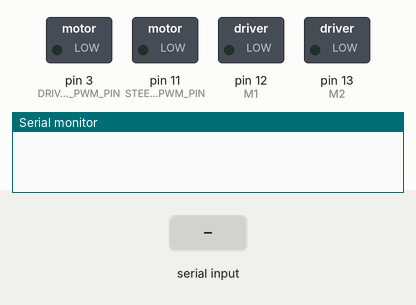
Simulated run of this sketch. Board: Arduino Uno, built with avr-gcc and run on an emulated ATmega328P. On the bench: switched loads named in the sketch (green lamp = pin HIGH), the last lines printed to the serial monitor. The test bench sets the inputs (shaded band).

Above: at 1.2 s.
1.3 s: "1" received over Serial
At 2.0 s:
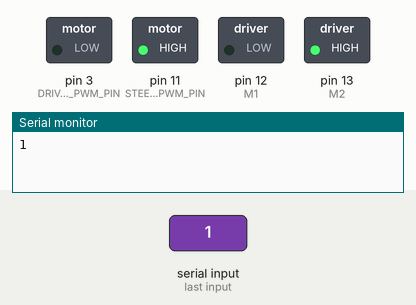
2.8 s: "2" received over Serial
At 3.1 s:
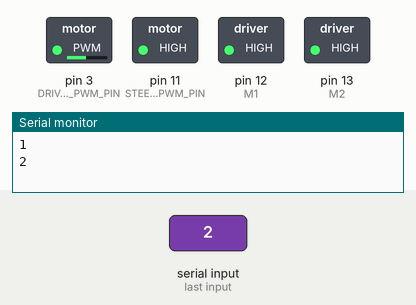
4.3 s: "3" received over Serial
At 5.4 s:
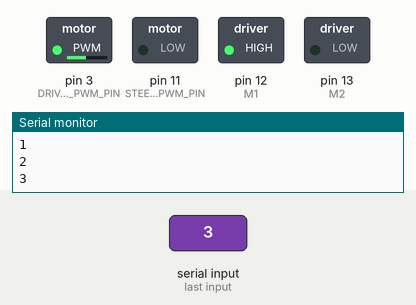
5.8 s: "4" received over Serial
At 6.6 s:
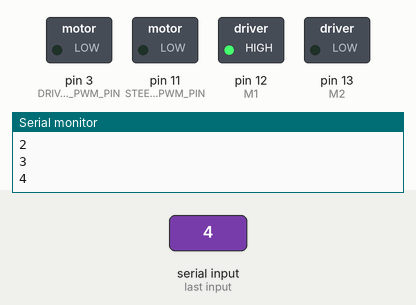
7.3 s: "1" received over Serial
At 7.7 s:
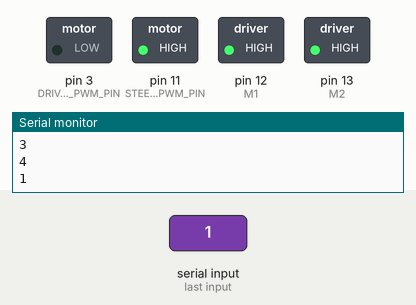
8.8 s: "7" received over Serial
At 10.1 s:
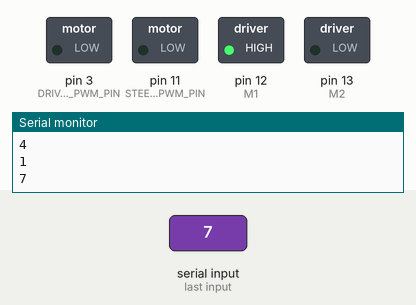
Timing chart, 0 to 11.3 s (numbered marks = the images above; inputs shaded):
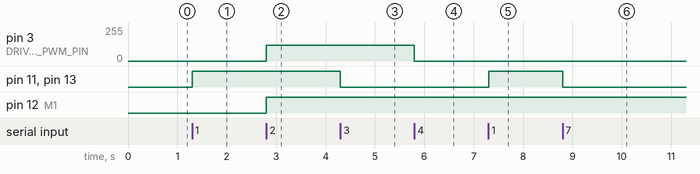

The sketch:

RC_car_control_Bluetooth.ino
```cpp
//declare the pins used for the motor control board
int E1 = 3;
int M1 = 12;
int E2 = 11;
int M2 = 13;

//some constants for power output
#define OFF 0
#define SLOW 120
#define NORMAL 150
#define TURBO 200
#define MAX_FORWARD_POWER 3
#define MAX_REVERSE_POWER -3

//constants for wheel direction
#define LEFT 0
#define CENTER 1
#define RIGHT 2

//specify the motor variables
#define DRIVE_MOTOR_PIN           M1
#define DRIVE_MOTOR_PWM_PIN       E1
#define STEERING_MOTOR_PIN        M2
#define STEERING_MOTOR_PWM_PIN    E2
#define DRIVE_MOTOR_FORWARD       HIGH
#define DRIVE_MOTOR_REVERSE       LOW
#define STEERING_MOTOR_LEFT       HIGH
#define STEERING_MOTOR_RIGHT      LOW

//Variable for parsing serial commands
char val;

//Variables for motor control
//power for simplicity we will limit the power to 3 values above 0
//(1 = SLOW, 2 = NORMAL, 3 = TURBO)
//0 by default is always stopped for either direction
int power = OFF;
//Store the direction that the wheel is tilted (0 is left, 1 is center, 2 is right)
int wheel = CENTER;

void setup() {
  //setup serial output
  Serial.begin(9600);

  //setup pin outputs
  pinMode(M1, OUTPUT);
  pinMode(M2, OUTPUT);

}

void loop() {

  // Check for incoming command
  if (Serial.available()) {
    val=Serial.read();
    Serial.println(val); // Use the IDE's Tools > Serial Monitor
    parseCommand(val); // parse the input
  }

}

//Serial command parser
//NOTE the numbers assigned to each button from the Giumig bluetooth controller app
void parseCommand(char input) {
  switch (input) {
    case '1': // LEFT
      //Turn wheel towards left
      if (wheel==RIGHT){
        center();
      } else if (wheel==CENTER){
        left();
      }
      break;
    case '2': // UP
      //Increase speed (throttle)
      if (power < MAX_FORWARD_POWER){
         power++;
      }
      drive_motor(power);
      break;
    case '3': // RIGHT
      //Turn wheel towards right
      if (wheel==LEFT){
        center();
      } else if (wheel==CENTER){
        right();
      }
      break;
    case '4': // DOWN
      //Decrease speed (throttle)
      if (power > MAX_REVERSE_POWER){
         power--;
      }
      drive_motor(power);
      break;
    case '5': // SELECT
      break;
    case '6': // START
      break;
    case '7': // SQUARE
      //All stop
      all_stop_car();
      break;
    case '8': // TRIANGLE
      //stop motor
      stop_car();
      break;
    case '9': // X
      break;
    case '0': // CIRCLE
      break;
  }
}

//RC car control blocks:

void drive_motor(int power) {
  //check cases for power
  switch (power) {
    case -3:
      reverse(TURBO);
      break;
    case -2:
      reverse(NORMAL);
      break;
    case -1:
      reverse(SLOW);
      break;
    case 0:
      stop_car();
      break;
    case 1:
      forward(SLOW);
      break;
    case 2:
      forward(NORMAL);
      break;
    case 3:
      forward(TURBO);
      break;
    default:
      break;
  }
}

//Drive the RC motor forward at set power
void forward(int power){
  //Set motor direction
  digitalWrite(DRIVE_MOTOR_PIN, DRIVE_MOTOR_FORWARD);
  analogWrite(DRIVE_MOTOR_PWM_PIN, power);
}

//Drive the RC car reverse at set power
void reverse(int power){
  //Set motor direction
  digitalWrite(DRIVE_MOTOR_PIN, DRIVE_MOTOR_REVERSE);
  analogWrite(DRIVE_MOTOR_PWM_PIN, power);
}

//Stop drive motor for RC car
void stop_car() {
  //shut off circuit
  analogWrite(DRIVE_MOTOR_PWM_PIN, OFF);
}

//All motors stop for RC car
void all_stop_car() {
  //shut off all circuit
  analogWrite(DRIVE_MOTOR_PWM_PIN, OFF);
  center();
  wheel = CENTER;
  power = OFF;
}

//Turn steering wheels left
void left(){
  //Set motor direction
  digitalWrite(STEERING_MOTOR_PIN, STEERING_MOTOR_LEFT);
  analogWrite(STEERING_MOTOR_PWM_PIN, 255);
  //set wheel variable
  wheel = LEFT;
}

//Turn steering wheels right
void right(){
  //Set motor direction
  digitalWrite(STEERING_MOTOR_PIN, STEERING_MOTOR_RIGHT);
  analogWrite(STEERING_MOTOR_PWM_PIN, 255);
  //set wheel variable
  wheel = RIGHT;
}

//Turn steering wheels center
void center(){
  //Set motor direction
  digitalWrite(STEERING_MOTOR_PIN, STEERING_MOTOR_RIGHT);
  analogWrite(STEERING_MOTOR_PWM_PIN, OFF);
  //set wheel variable
  wheel = CENTER;
}
```

Measured:
- after the input at 1.3 s, pin 11 (STEERING_MOTOR_PWM_PIN), pin 13 (M2): LOW → HIGH at once
- after the input at 2.8 s, pin 3 (DRIVE_MOTOR_PWM_PIN): 0/255 → 120/255 at once; pin 12 (M1): LOW → HIGH at once
- after the input at 4.3 s, pin 11 (STEERING_MOTOR_PWM_PIN), pin 13 (M2): HIGH → LOW at once
- after the input at 5.8 s, pin 3 (DRIVE_MOTOR_PWM_PIN): 120/255 → 0/255 at once
- after the input at 7.3 s, pin 11 (STEERING_MOTOR_PWM_PIN), pin 13 (M2): LOW → HIGH at once
- after the input at 8.8 s, pin 11 (STEERING_MOTOR_PWM_PIN), pin 13 (M2): HIGH → LOW at once
